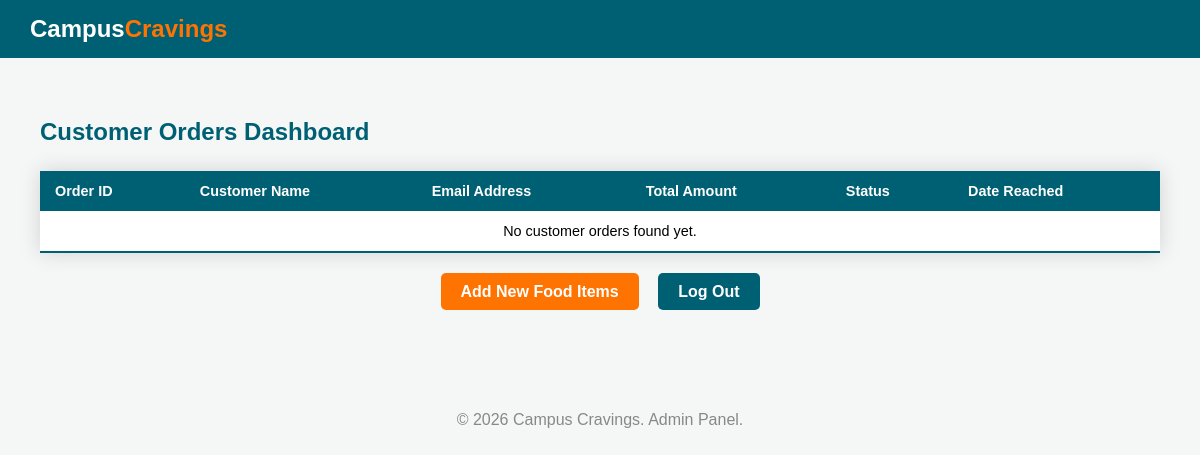
Before: /php/view_orders.php with the older database file.
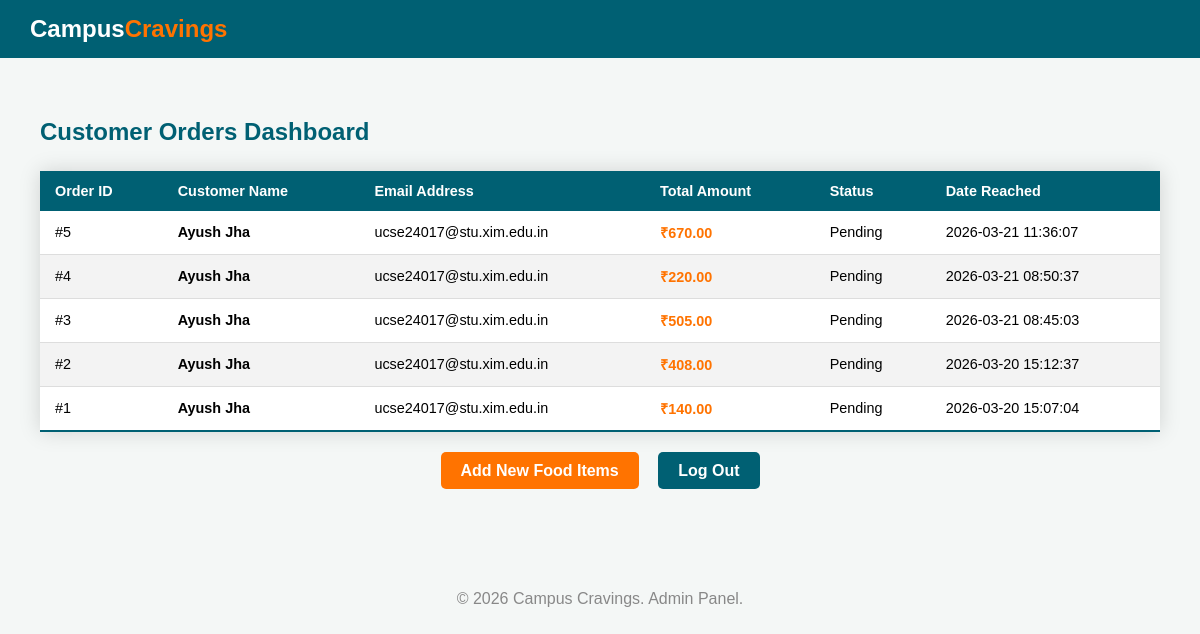
After: the same page with the newer database file.
### tables this page shows
CREATE TABLE `orders` (
  `id` int(11) NOT NULL,
  `user_id` int(11) DEFAULT NULL,
  `restaurant_id` int(11) DEFAULT NULL,
  `total_amount` decimal(10,2) NOT NULL,
  `status` enum('Pending','Preparing','Out for Delivery','Delivered','Cancelled') DEFAULT 'Pending',
  `order_date` timestamp NOT NULL DEFAULT current_timestamp()
);

CREATE TABLE `users` (
  `id` int(11) NOT NULL,
  `name` varchar(100) NOT NULL,
  `email` varchar(100) NOT NULL,
  `course` varchar(100) DEFAULT NULL,
  `rollno` varchar(50) DEFAULT NULL,
  `password` varchar(255) NOT NULL,
  `role` enum('student','restaurant','admin') DEFAULT 'student',
  `phone` varchar(20) DEFAULT NULL,
  `created_at` timestamp NOT NULL DEFAULT current_timestamp(),
  `profile_picture` varchar(255) DEFAULT 'default.jpeg'
);

### php/view_orders.php (the view, shortened to what this page needs)
<?php
include 'db_connect.php';
?>
<!DOCTYPE html>
<html lang="en">
<head>
    <link rel="stylesheet" href="../css/style.css">
</head>
<body>
    <div class="header-top">
        <a href="../home.php" class="logo">
            <span class="campus">Campus</span><span class="cravings">Cravings</span>
        </a>
    </div>
    <div class="container">
        <h2 style="color: #006073; margin-bottom: 20px;">Customer Orders Dashboard</h2>
        <table class="styled-table">
            <thead>
                <tr>
                    <th>Order ID</th>
                    <th>Customer Name</th>
                    <th>Email Address</th>
                    <th>Total Amount</th>
                    <th>Status</th>
                    <th>Date Reached</th>
                </tr>
            </thead>
            <tbody>
                <?php
                $sql = "SELECT o.*, u.name as customer_name, u.email as customer_email
                        FROM orders o
                        JOIN users u ON o.user_id = u.id
                        ORDER BY o.order_date DESC";
                $result = mysqli_query($conn, $sql);
                if (mysqli_num_rows($result) > 0) {
                    while($row = mysqli_fetch_assoc($result)) {
                        echo "<tr>";
                        echo "<td>#" . $row["id"] . "</td>";
                        echo "<td><strong>" . htmlspecialchars($row["customer_name"]) . "</strong></td>";
                        echo "<td>" . htmlspecialchars($row["customer_email"]) . "</td>";
                        echo "<td style='color:#FF7300; font-weight:bold;'>₹" . $row["total_amount"] . "</td>";
                        echo "<td>" . $row["status"] . "</td>";
                        echo "<td>" . $row["order_date"] . "</td>";
                        echo "</tr>";
                    }
                } else {
                    echo "<tr><td colspan='6' style='text-align:center;'>No customer orders found yet.</td></tr>";
                }
                ?>
            </tbody>
        </table>
        <div style="text-align: center; margin-top: 30px;">
            <a href="add_food.php" class="btn-primary" style="margin-right: 15px;">Add New Food Items</a>
            <a href="../login.php" class="btn-secondary">Log Out</a>
        </div>
    </div>
    <div class="footer">
        &copy; 2026 Campus Cravings. Admin Panel.
    </div>
</body>
</html>

Changed rows visible on the page:
added orders: id "5", user.name "Ayush Jha", user.email "ucse24017@stu.xim.edu.in", total_amount "670.00", status "Pending", order_date "2026-03-21 11:36:07"
added orders: id "4", user.name "Ayush Jha", user.email "ucse24017@stu.xim.edu.in", total_amount "220.00", status "Pending", order_date "2026-03-21 08:50:37"
added orders: id "3", user.name "Ayush Jha", user.email "ucse24017@stu.xim.edu.in", total_amount "505.00", status "Pending", order_date "2026-03-21 08:45:03"
added orders: id "2", user.name "Ayush Jha", user.email "ucse24017@stu.xim.edu.in", total_amount "408.00", status "Pending", order_date "2026-03-20 15:12:37"
added orders: id "1", user.name "Ayush Jha", user.email "ucse24017@stu.xim.edu.in", total_amount "140.00", status "Pending", order_date "2026-03-20 15:07:04"
Other visible differences:
text no longer shown: "No customer orders found yet."
